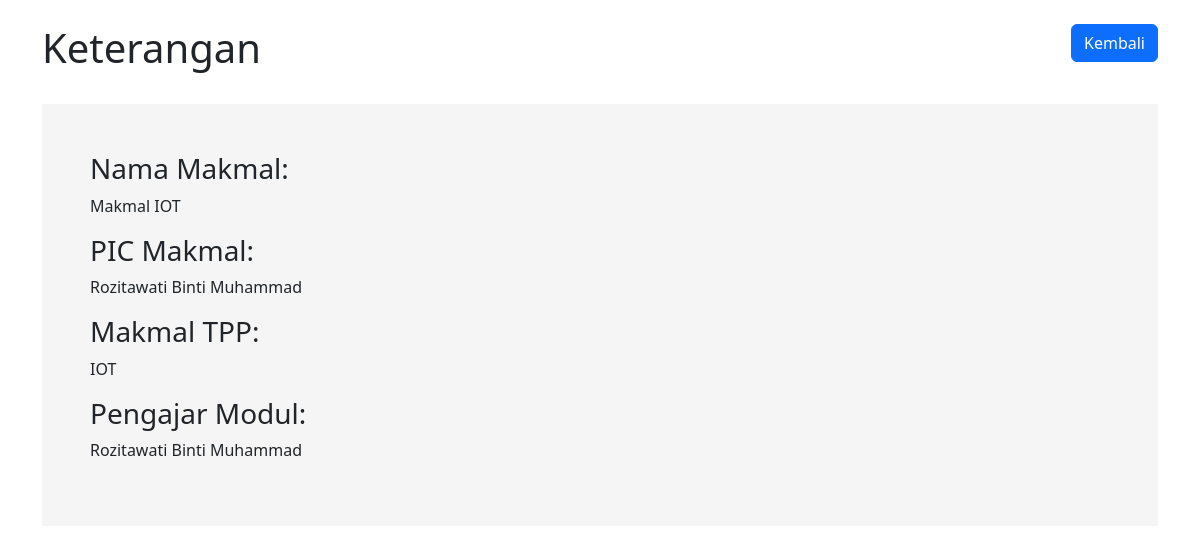
The app's page /view.php?id=8 with its own data.
### tables this page shows
CREATE TABLE `rekod_makmal` (
  `id` int NOT NULL,
  `namamakmal` varchar(255) NOT NULL,
  `picmakmal` varchar(255) NOT NULL,
  `modul` varchar(255) NOT NULL,
  `pengajarmodul` varchar(255) NOT NULL
);

### view.php (the view, shortened to what this page needs)
<!DOCTYPE html>
<html lang="en">
<head>
    <link rel="stylesheet" href="https://cdn.jsdelivr.net/npm/bootstrap@5.2.2/dist/css/bootstrap.min.css">
</head>
<body>
    <div class="container">
        <header class="d-flex justify-content-between my-4">
            <h1>Keterangan</h1>
            <div>
                <a href="index.php" class="btn btn-primary">Kembali</a>
            </div>
        </header>
        <div class="book-details p-5 my-4">
            <?php
            include("connect.php");
            $id = $_GET['id'];
            if ($id) {
                $sql = "SELECT * FROM rekod_makmal WHERE id = $id";
                $result = mysqli_query($conn, $sql);
                if ($result) {
                    while ($row = mysqli_fetch_array($result)) {
                        ?>
                        <h3>Nama Makmal:</h3>
                        <p><?php echo $row["namamakmal"]; ?></p>
                        <h3>PIC Makmal:</h3>
                        <p><?php echo $row["picmakmal"]; ?></p>
                        <h3>Makmal TPP:</h3>
                        <p><?php echo $row["modul"]; ?></p>
                        <h3>Pengajar Modul:</h3>
                        <p><?php echo $row["pengajarmodul"]; ?></p>
                        <?php
                    }
                } else {
                    echo "<h3>Ralat semasa memuatkan rekod makmal.</h3>";
                }
            } else {
                echo "<h3>Tiada makmal dijumpai.</h3>";
            }
            ?>
        </div>
    </div>
</body>
</html>

### view.php (style rules this page uses)
.book-details { background-color: #f5f5f5; }

### records on screen
rekod_makmal: namamakmal "Makmal IOT", picmakmal "Rozitawati Binti Muhammad", modul "IOT", pengajarmodul "Rozitawati Binti Muhammad"
